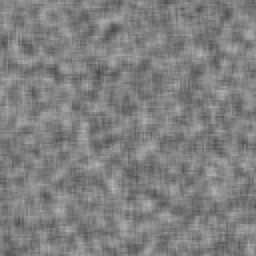
%> input picture synth1.pgm, 128 x 128 px (shown 2 times larger); the run also reads 2 pictures not shown here
$ octave lucas_kanade_demo.m   (GNU Octave 9; MATLAB toolbox functions it lacks are replaced by stand-ins)
%> lines starting %> are read from the running program, lines starting %| are printed output that depends on the picture
### lucas_kanade.m
function [vx, vy, x_axes, y_axes, image1, image2] = lucas_kanade(im_path1, im_path2)
region_size = 15;

img1 = imread(im_path1);
img2 = imread(im_path2);

image1 = convert2grayscale(img1);
image2 = convert2grayscale(img2);

image1 = im2double(image1);
image2 = im2double(image2);

regions1 = img2regions(image1, region_size);
regions2 = img2regions(image2, region_size);

[x_blocks, y_blocks] = size(regions1);

vx = zeros(x_blocks, y_blocks);
vy = zeros(x_blocks, y_blocks);

x_axes = region_size * (1:x_blocks) - floor(region_size/2);
y_axes = region_size * (1:y_blocks) - floor(region_size/2);
for i = 1:x_blocks
   for j = 1:y_blocks
       [A, b] = get_optical_flow(regions1(i, j), regions2(i, j));
       v = inv(A'*A)*A'*b;
       vx(i,j) = v(1);
       vy(i,j) = v(2);
   end
end

end

function image = convert2grayscale(img)
    if size(img, 3) == 3
        img = rgb2gray(img);
    end
    image = im2double(img);
end

function regions = img2regions(image, region_size)
x_regions = floor(size(image, 1)/ region_size);
y_regions = floor(size(image, 2)/ region_size);

x_size = x_regions * region_size;
y_size = y_regions * region_size;

region_size_vec_x = region_size * ones(1, x_regions);
region_size_vec_y = region_size * ones(1, y_regions);

regions = mat2cell(image(1:x_size, 1:y_size), region_size_vec_x, region_size_vec_y);
end

% [6 lines left out: function get_optical_flow, not called in this run]

### lucas_kanade_demo.m
[vx_synth, vy_synth, x_axes_synth, y_axes_synth, image1_synth, image2_synth] = lucas_kanade('synth1.pgm', 'synth2.pgm');
%> in lucas_kanade, img1 is the input picture: size 128x128 uint8; min 74, max 183, mean 127.6
%> in img2regions, `regions = mat2cell(image(1:x_size, 1:y_size), region_size_vec_x, regio..`: regions = 64 items
%> in lucas_kanade, `[x_blocks, y_blocks] = size(regions1);`: x_blocks = 8
%> in lucas_kanade, `x_axes = region_size * (1:x_blocks) - floor(region_size/2);`: x_axes = [8 23 38 53 68 83 98 113]
%> the loop in lucas_kanade, `for i = 1:x_blocks` made 8 passes
%> after the loop in lucas_kanade, `for i = 1:x_blocks`: vx = [-0.0964 -0.0246 0.00483 0.0387 0.0557 0.173 0.221 0.229; -0.205 -0.155 -0.0646 0.0579 -0.0235 0.0959 0.141 0.0403; -0.279 -0.298 -0.183 -0.16 -0.103 0.00315 0.0329 0.125; -0.391 -0.342 -0.274 -0.236 -0.148 -0.147 -0.0951 -0.0364; -0.522 -0.431 -0.444 -0.321 -0.224 -0.261 -0.2 -0.104; -0.556 -0.509 -0.35 -0.375 -0.367 -0.297 -0.188 -0.221; -0.587 -0.512 -0.453 -0.504 -0.399 -0.499 -0.31 -0.278; -0.7 -0.724 -0.585 -0.567 -0.493 -0.318 -0.376 -0.372]; vy = [0.254 0.295 0.326 0.494 0.454 0.6 0.485 0.717; 0.285 0.36 0.358 0.472 0.56 0.603 0.724 0.788; 0.315 0.391 0.409 0.596 0.64 0.534 0.775 0.935; 0.359 0.406 0.578 0.627 0.721 0.554 0.848 0.848; 0.406 0.434 0.459 0.623 0.692 0.743 0.886 0.858; 0.436 0.426 0.556 0.612 0.686 0.679 0.81 0.847; 0.429 0.665 0.489 0.508 0.791 0.765 0.831 0.864; 0.518 0.435 0.64 0.655 0.838 0.821 0.765 0.672]
%> vx_synth has the same summary as vx in lucas_kanade; vy_synth has the same summary as vy in lucas_kanade; x_axes_synth = [8 23 38 53 68 83 98 113]; y_axes_synth = [8 23 38 53 68 83 98 113]
[vx_sphere, vy_sphere, x_axes_sphere, y_axes_sphere, image1_sphere, image2_sphere] = lucas_kanade('sphere1.ppm', 'sphere2.ppm');
%> call 2 of lucas_kanade, with im_path1 = 'sphere1.ppm', im_path2 = 'sphere2.ppm'
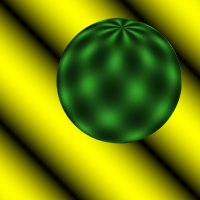
%> input picture sphere1.ppm, 200 x 200 px
%> in lucas_kanade, img1 is the input picture: size 200x200x3 uint8; mean R, G, B 117.1, 134, 5.8
%> in convert2grayscale (call 3), `img = rgb2gray(img);`:
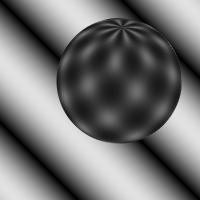
%> img: size 200x200 uint8; min 0, max 225, mean 114.4
%> in convert2grayscale (call 4), `img = rgb2gray(img);`:
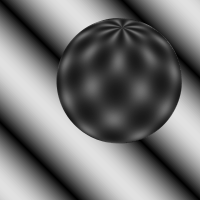
%> img: size 200x200 uint8; min 0, max 225, mean 114.4; mean of the top-left, top-right, bottom-left and bottom-right quarters 123.6, 80.3, 130.4, 123.2
%> in lucas_kanade (call 2), `regions1 = img2regions(image1, region_size);`: regions1 = 169 items
%> in lucas_kanade (call 2), `[x_blocks, y_blocks] = size(regions1);`: x_blocks = 13
%> in lucas_kanade (call 2), `x_axes = region_size * (1:x_blocks) - floor(region_size/2);`: x_axes = [8 23 38 53 68 83 98 113 128 143 158 173 188]
%> the loop in lucas_kanade (call 2), `for i = 1:x_blocks` made 13 passes
%> x_axes_sphere = [8 23 38 53 68 83 98 113 128 143 158 173 188]; y_axes_sphere = [8 23 38 53 68 83 98 113 128 143 158 173 188]

figure
subplot(1,2,1);
imshow(image1_synth);
hold on;
quiver(y_axes_synth, x_axes_synth, vx_synth, vy_synth, 'color',[1 0 0]);
title('Synth.pgm with flow vector arrows');
subplot(1,2,2);
imshow(image1_sphere);
hold on;
quiver(y_axes_sphere, x_axes_sphere, vx_sphere, vy_sphere, 'color',[1 0 0]);
title('Sphere.ppm with flow vector arrows');
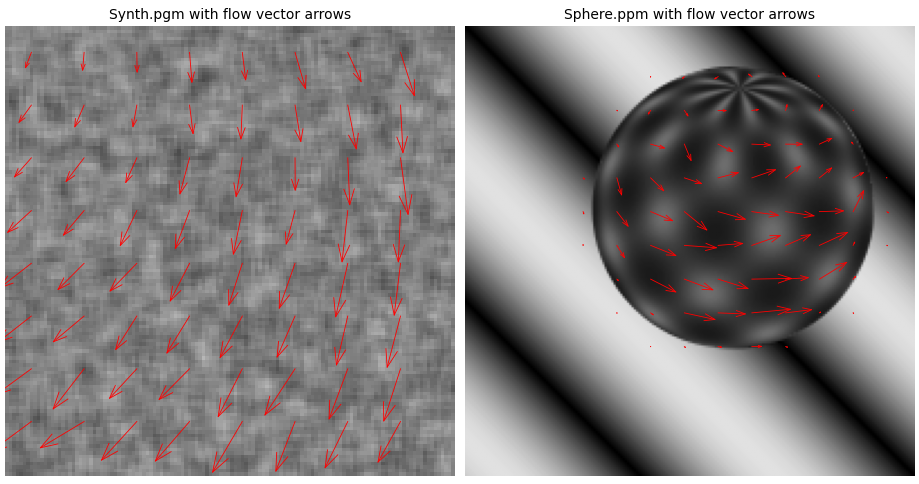
%> figure redrawn from the program's plot data, 2 panels

figure
subplot(2,3,1);
imshow(image1_synth);
title('Original Synth1.pgm');
subplot(2,3,2);
quiver(y_axes_synth, -x_axes_synth, vx_synth, -vy_synth, 'color',[1 0 0]);
title('Flow vectors of difference Synth1.pgm and Synth1.pgm');
subplot(2,3,3);
imshow(image2_synth);
title('Original Synth2.pgm');
subplot(2,3,4);
imshow(image1_sphere);
title('Original Sphere1.ppm');
subplot(2,3,5);
quiver(y_axes_sphere, -x_axes_sphere, vx_sphere, -vy_sphere, 'color',[1 0 0]);
title('Flow vectors of difference Sphere1.ppm and Sphere1.ppm');
subplot(2,3,6);
imshow(image1_sphere);
title('Original Sphere2.ppm');
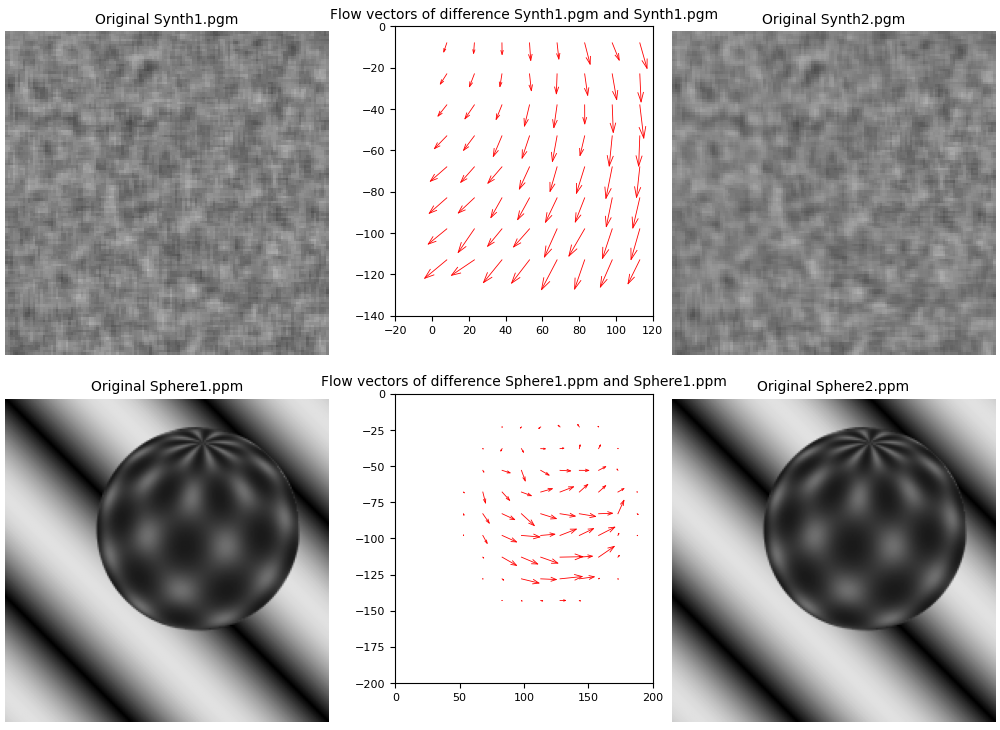
%> figure redrawn from the program's plot data, 6 panels
